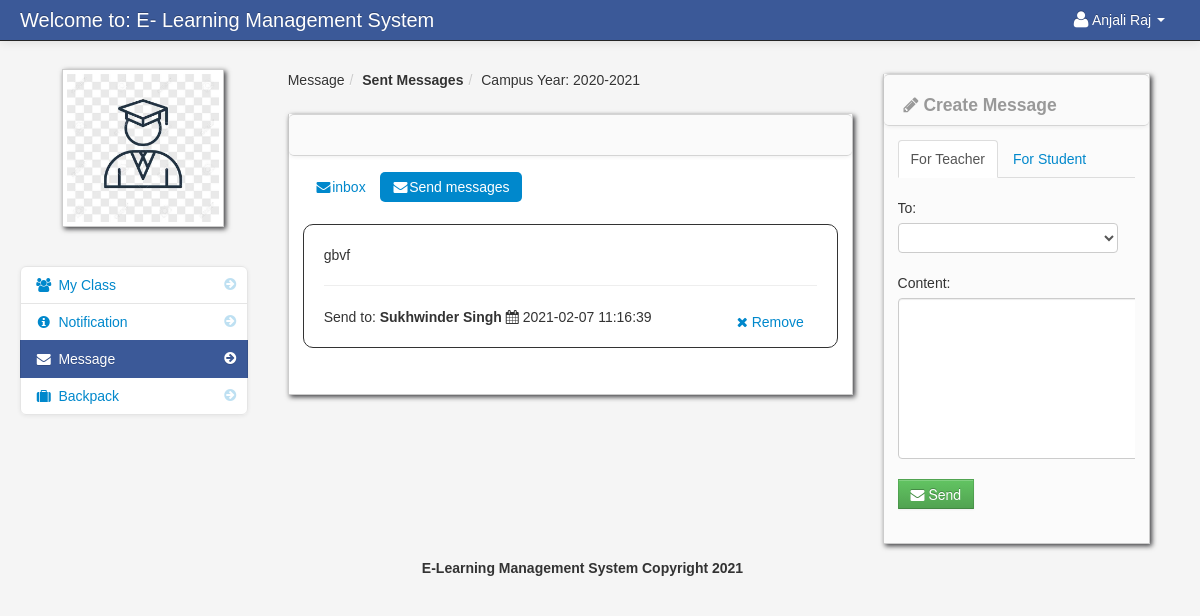
The page /sent_message_student.php (signed in) on the database its author committed.
### tables this page shows
CREATE TABLE `student` (
  `student_id` int(11) NOT NULL,
  `firstname` varchar(100) NOT NULL,
  `lastname` varchar(100) NOT NULL,
  `class_id` int(11) NOT NULL,
  `username` varchar(100) NOT NULL,
  `password` varchar(100) NOT NULL,
  `location` varchar(100) NOT NULL,
  `status` varchar(100) NOT NULL
);

CREATE TABLE `school_year` (
  `school_year_id` int(11) NOT NULL,
  `school_year` varchar(100) NOT NULL
);

CREATE TABLE `message_sent` (
  `message_sent_id` int(11) NOT NULL,
  `reciever_id` int(11) NOT NULL,
  `content` varchar(200) NOT NULL,
  `date_sended` varchar(100) NOT NULL,
  `sender_id` int(11) NOT NULL,
  `reciever_name` varchar(100) NOT NULL,
  `sender_name` varchar(100) NOT NULL
);

### session.php (called while the page is built, shortened)
<?php
$session_id=$_SESSION['id'];
?>

### create_message_student.php (the view, shortened to what this page needs)
<div class="span3" id="">
	<div class="row-fluid">
                        <div class="block">
                            <div class="navbar navbar-inner block-header">
                                <div id="" class="muted pull-left"><h4><i class="icon-pencil"></i> Create Message</h4></div>
                            </div>
                            <div class="block-content collapse in">
                                <div class="span12">
								    <ul class="nav nav-tabs">
										<li class="active">
											<a href="student_message.php">For Teacher</a>
										</li>
										<li><a href="student_message_student.php">For Student</a></li>
									</ul>
								<form method="post" id="send_message">
										<div class="control-group">
											<label>To:</label>
                                          <div class="controls">
                                            <select name="teacher_id" class="chzn-select" required>
                                              	<option></option>
											<?php
											$query = mysqli_query($conn,"select * from teacher order by firstname");
											while($row = mysqli_fetch_array($query)){
											?>
											<option value="<?php echo $row['teacher_id']; ?>"><?php echo $row['firstname']; ?> <?php echo $row['lastname']; ?> </option>
											<?php } ?>
                                            </select>
                                          </div>
                                        </div>
										<div class="control-group">
											<label>Content:</label>
                                          <div class="controls">
											<textarea name="my_message" class="my_message" required></textarea>
                                          </div>
                                        </div>
										<div class="control-group">
                                          <div class="controls">
												<button  class="btn btn-success"><i class="icon-envelope-alt"></i> Send </button>
                                          </div>
                                        </div>
                                </form>
								</div>
                            </div>
                        </div>
	</div>
</div>

### sent_message_student.php (shortened to what this page needs)
<?php include('header_dashboard.php'); ?>
<?php include('session.php'); ?>
    <body>
		<?php include('navbar_student.php'); ?>
        <div class="container-fluid">
            <div class="row-fluid">
				<?php include('student_message_sidebar.php'); ?>
                <div class="span6" id="content">
                     <div class="row-fluid">
					     <ul class="breadcrumb">
								<?php
								$school_year_query = mysqli_query($conn,"select * from school_year order by school_year DESC")or die(mysqli_error());
								$school_year_query_row = mysqli_fetch_array($school_year_query);
								?>
								<li><a href="#">Message</a><span class="divider">/</span></li>
								<li><a href="#"><b>Sent Messages</b></a><span class="divider">/</span></li>
								<li><a href="#">Campus Year: <?php echo $school_year_query_row['school_year']; ?></a></li>
						</ul>
                        <div id="block_bg" class="block">
                            <div class="navbar navbar-inner block-header">
                            </div>
                            <div class="block-content collapse in">
                                <div class="span12">
										<ul class="nav nav-pills">
										<li class=""><a href="student_message.php"><i class="icon-envelope-alt"></i>inbox</a></li>
										<li class="active"><a href="sent_message_student.php"><i class="icon-envelope-alt"></i>Send messages</a></li>
										</ul>
								<?php
								 $query_announcement = mysqli_query($conn,"select * from message_sent
																	LEFT JOIN student ON student.student_id = message_sent.reciever_id
																	where  sender_id = '$session_id'  order by date_sended DESC
																	")or die(mysqli_error());
								 $count_my_message = mysqli_num_rows($query_announcement);
								 if ($count_my_message != '0'){
								 while($row = mysqli_fetch_array($query_announcement)){
								 $id = $row['message_sent_id'];
								 ?>
											<div class="post"  id="del<?php echo $id; ?>">
											<?php echo $row['content']; ?>
													<hr>
											Send to: <strong><?php echo $row['reciever_name']; ?></strong>
											<i class="icon-calendar"></i> <?php echo $row['date_sended']; ?>
													<div class="pull-right">
													<a class="btn btn-link"  href="#<?php echo $id; ?>" data-toggle="modal" ><i class="icon-remove"></i> Remove </a>
													</div>
											</div>
								<?php }}else{ ?>
								<div class="alert alert-info"><i class="icon-info-sign"></i> No Message in your Send Items</div>
								<?php } ?>
                                </div>
                            </div>
                        </div>
                    </div>
                </div>
				<?php include('create_message_student.php') ?>
            </div>
		<?php include('footer.php'); ?>
        </div>
		<?php include('script.php'); ?>
    </body>
</html>

### navbar_student.php (shortened to what this page needs)
<div class="navbar navbar-fixed-top navbar-inverse">
        <div class="navbar-inner">
            <div class="container-fluid">
                <a class="brand" href="#">Welcome to: E- Learning Management System</a>
					<div class="nav-collapse collapse">
						<ul class="nav pull-right">
							<?php $query= mysqli_query($conn,"select * from student where student_id = '$session_id'")or die(mysqli_error());
									$row = mysqli_fetch_array($query);
							?>
							<li class="dropdown">
								<a href="#" role="button" class="dropdown-toggle" data-toggle="dropdown"> <i class="icon-user icon-large"></i><?php if(isset($row['firstname'])) echo $row['firstname']." ".$row['lastname'];  ?> <i class="caret"></i></a>
							</li>
						</ul>
					</div>
            </div>
        </div>
</div>

### student_message_sidebar.php (shortened to what this page needs)
<div class="span3" id="sidebar">
					<img id="avatar" class="img-polaroid" src="admin/<?php echo $row['location']; ?>">
		<ul class="nav nav-list bs-docs-sidenav nav-collapse collapse">
			<li class=""><a href="dashboard_student.php"><i class="icon-chevron-right"></i><i class="icon-group"></i>&nbsp;My Class</a></li>
			<li class="">
				<a href="student_notification.php"><i class="icon-chevron-right"></i><i class="icon-info-sign"></i>&nbsp;Notification
				</a>
			</li>
			<li class="active">
			<a href="student_message.php"><i class="icon-chevron-right"></i><i class="icon-envelope-alt"></i>&nbsp;Message
			</a>
			</li>
			 <li class=""><a href="backpack.php"><i class="icon-chevron-right"></i><i class="icon-suitcase"></i>&nbsp;Backpack</a></li>
		</ul>
</div>

### admin/assets/styles.css (style rules this page uses)
body { padding-top: 60px; padding-bottom: 40px; background-color: #f5f5f5; }
#content { margin-left:0px; }
.breadcrumb { margin: 0 0 0px; padding: 10px 0px; background-color: transparent; }
.block { background: url("../images/pixel-60fff.png") repeat scroll 0 0 rgba(0, 0, 0, 0) !important; border: 1px solid #ccc; background: white; margin: 1em 0em; border-top: none; -webkit-box-shadow: 2px 2px 5px rgba(0, 0, 6, 0.75); -moz-box-shadow: 2px 2px 5px rgba(0, 0, 6, 0.75); box-shadow: 2px 2px 5px rgba(0, 0, 6, 0.75); }
.block-content { margin: 1em; min-height: .100em; }
.block-header { margin-bottom: 0px; border-right: none; border-left: none; -webkit-border-radius: 0px; -moz-border-radius: 0px; border-radius: 5px; }
.block-header div { padding-top: 10px; }
.bs-docs-sidenav { max-width: 228px; margin: 30px 0 0; padding: 0; background-color: #fff; -webkit-border-radius: 6px; -moz-border-radius: 6px; border-radius: 6px; -webkit-box-shadow: 0 1px 4px rgba(0,0,0,.065); -moz-box-shadow: 0 1px 4px rgba(0,0,0,.065); box-shadow: 0 1px 4px rgba(0,0,0,.065); }
.bs-docs-sidenav > li > a { display: block; width: 190px \9; margin: 0 0 -1px; padding: 8px 14px; border: 1px solid #e5e5e5; }
.bs-docs-sidenav > li:first-child > a { -webkit-border-radius: 6px 6px 0 0; -moz-border-radius: 6px 6px 0 0; border-radius: 6px 6px 0 0; }
.bs-docs-sidenav > li:last-child > a { -webkit-border-radius: 0 0 6px 6px; -moz-border-radius: 0 0 6px 6px; border-radius: 0 0 6px 6px; }
.bs-docs-sidenav > .active > a { position: relative; z-index: 2; padding: 9px 15px; border: 0; text-shadow: 0 1px 0 rgba(0,0,0,.15); -webkit-box-shadow: inset 1px 0 0 rgba(0,0,0,.1), inset -1px 0 0 rgba(0,0,0,.1); -moz-box-shadow: inset 1px 0 0 rgba(0,0,0,.1), inset -1px 0 0 rgba(0,0,0,.1); box-shadow: inset 1px 0 0 rgba(0,0,0,.1), inset -1px 0 0 rgba(0,0,0,.1); }
.bs-docs-sidenav .icon-chevron-right { float: right; margin-top: 2px; margin-right: -6px; opacity: .25; }
.bs-docs-sidenav .active .icon-chevron-right, .bs-docs-sidenav .active a:hover .icon-chevron-right { opacity: 1; }

### rows shown on the page
student: firstname "Anjali", lastname "Raj", location (picture)
school_year: school_year "2020-2021"
message_sent: content "gbvf", reciever_name "Sukhwinder Singh", date_sended "2021-02-07 11:16:39"
